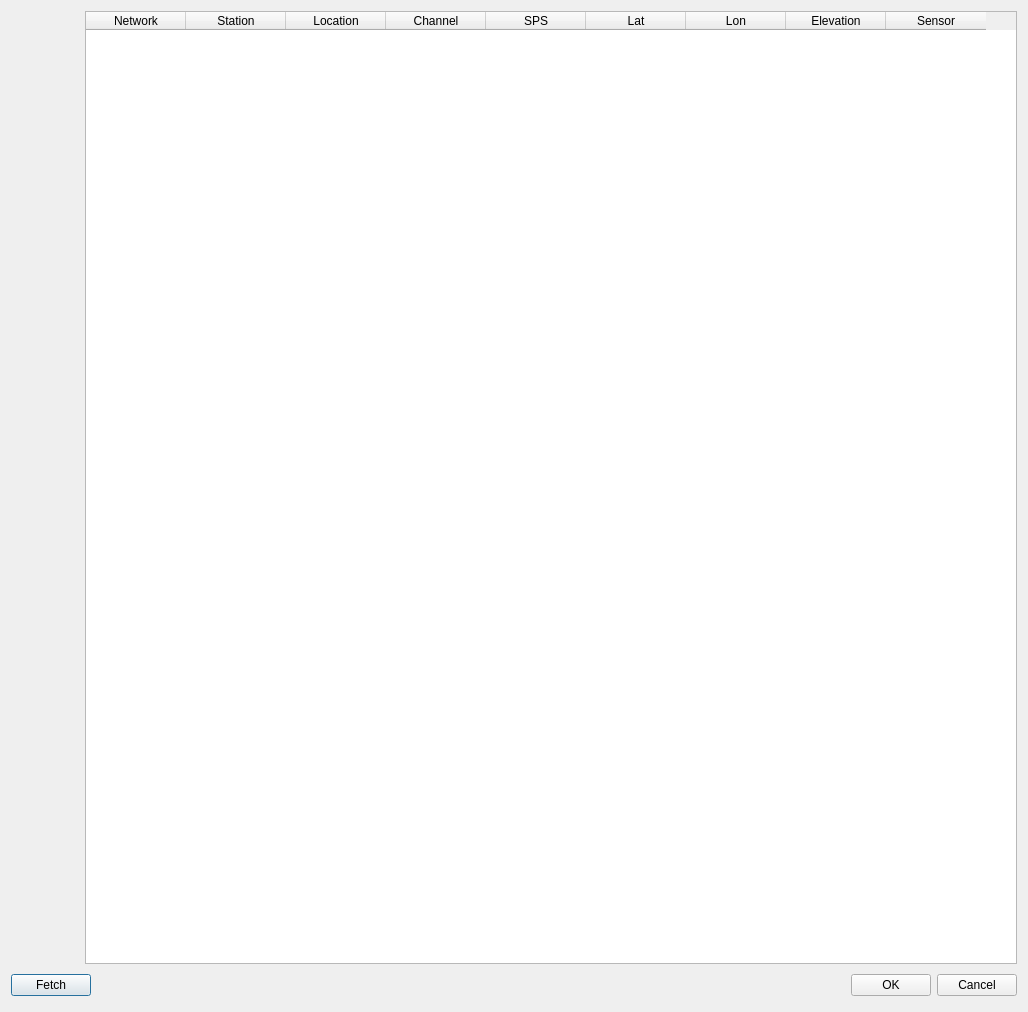
<?xml version="1.0" encoding="UTF-8"?>
<ui version="4.0">
 <class>ImportFDSNWS</class>
 <widget class="QDialog" name="ImportFDSNWS">
  <property name="geometry">
   <rect>
    <x>0</x>
    <y>0</y>
    <width>1028</width>
    <height>1012</height>
   </rect>
  </property>
  <property name="windowTitle">
   <string>FDSN web service - Stations</string>
  </property>
  <layout class="QVBoxLayout" name="verticalLayout_4">
   <item>
    <layout class="QHBoxLayout" name="horizontalLayout_2">
     <item>
      <widget class="QScrollArea" name="sideBar">
       <property name="frameShape">
        <enum>QFrame::NoFrame</enum>
       </property>
       <property name="horizontalScrollBarPolicy">
        <enum>Qt::ScrollBarAlwaysOff</enum>
       </property>
       <property name="widgetResizable">
        <bool>true</bool>
       </property>
       <property name="alignment">
        <set>Qt::AlignLeading|Qt::AlignLeft|Qt::AlignTop</set>
       </property>
       <widget class="QWidget" name="scrollAreaWidgetContents">
        <property name="geometry">
         <rect>
          <x>0</x>
          <y>0</y>
          <width>90</width>
          <height>948</height>
         </rect>
        </property>
       </widget>
      </widget>
     </item>
     <item>
      <widget class="QTableWidget" name="tableStations">
       <property name="sizePolicy">
        <sizepolicy hsizetype="Expanding" vsizetype="Expanding">
         <horstretch>1</horstretch>
         <verstretch>0</verstretch>
        </sizepolicy>
       </property>
       <property name="alternatingRowColors">
        <bool>true</bool>
       </property>
       <property name="selectionMode">
        <enum>QAbstractItemView::NoSelection</enum>
       </property>
       <property name="selectionBehavior">
        <enum>QAbstractItemView::SelectRows</enum>
       </property>
       <property name="sortingEnabled">
        <bool>true</bool>
       </property>
       <column>
        <property name="text">
         <string>Network</string>
        </property>
       </column>
       <column>
        <property name="text">
         <string>Station</string>
        </property>
       </column>
       <column>
        <property name="text">
         <string>Location</string>
        </property>
       </column>
       <column>
        <property name="text">
         <string>Channel</string>
        </property>
       </column>
       <column>
        <property name="text">
         <string>SPS</string>
        </property>
       </column>
       <column>
        <property name="text">
         <string>Lat</string>
        </property>
       </column>
       <column>
        <property name="text">
         <string>Lon</string>
        </property>
       </column>
       <column>
        <property name="text">
         <string>Elevation</string>
        </property>
       </column>
       <column>
        <property name="text">
         <string>Sensor</string>
        </property>
       </column>
      </widget>
     </item>
    </layout>
   </item>
   <item>
    <layout class="QHBoxLayout">
     <property name="spacing">
      <number>6</number>
     </property>
     <property name="margin">
      <number>0</number>
     </property>
     <item>
      <widget class="QPushButton" name="btnFetch">
       <property name="text">
        <string>Fetch</string>
       </property>
      </widget>
     </item>
     <item>
      <spacer>
       <property name="orientation">
        <enum>Qt::Horizontal</enum>
       </property>
       <property name="sizeHint" stdset="0">
        <size>
         <width>131</width>
         <height>31</height>
        </size>
       </property>
      </spacer>
     </item>
     <item>
      <widget class="QPushButton" name="okButton">
       <property name="text">
        <string>OK</string>
       </property>
      </widget>
     </item>
     <item>
      <widget class="QPushButton" name="cancelButton">
       <property name="text">
        <string>Cancel</string>
       </property>
      </widget>
     </item>
    </layout>
   </item>
  </layout>
 </widget>
 <tabstops>
  <tabstop>tableStations</tabstop>
  <tabstop>btnFetch</tabstop>
  <tabstop>okButton</tabstop>
  <tabstop>cancelButton</tabstop>
 </tabstops>
 <resources/>
 <connections>
  <connection>
   <sender>okButton</sender>
   <signal>clicked()</signal>
   <receiver>ImportFDSNWS</receiver>
   <slot>accept()</slot>
   <hints>
    <hint type="sourcelabel">
     <x>703</x>
     <y>1106</y>
    </hint>
    <hint type="destinationlabel">
     <x>570</x>
     <y>1092</y>
    </hint>
   </hints>
  </connection>
  <connection>
   <sender>cancelButton</sender>
   <signal>clicked()</signal>
   <receiver>ImportFDSNWS</receiver>
   <slot>reject()</slot>
   <hints>
    <hint type="sourcelabel">
     <x>789</x>
     <y>1109</y>
    </hint>
    <hint type="destinationlabel">
     <x>446</x>
     <y>1094</y>
    </hint>
   </hints>
  </connection>
 </connections>
</ui>
